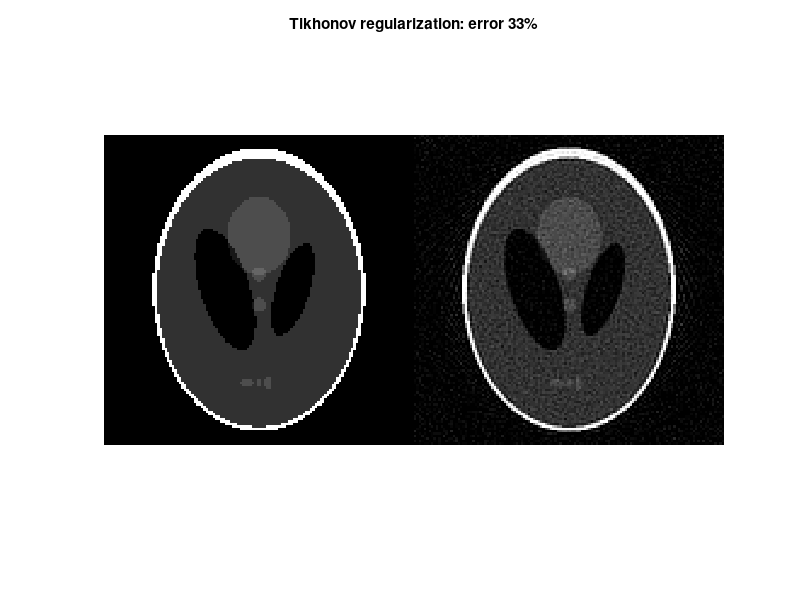
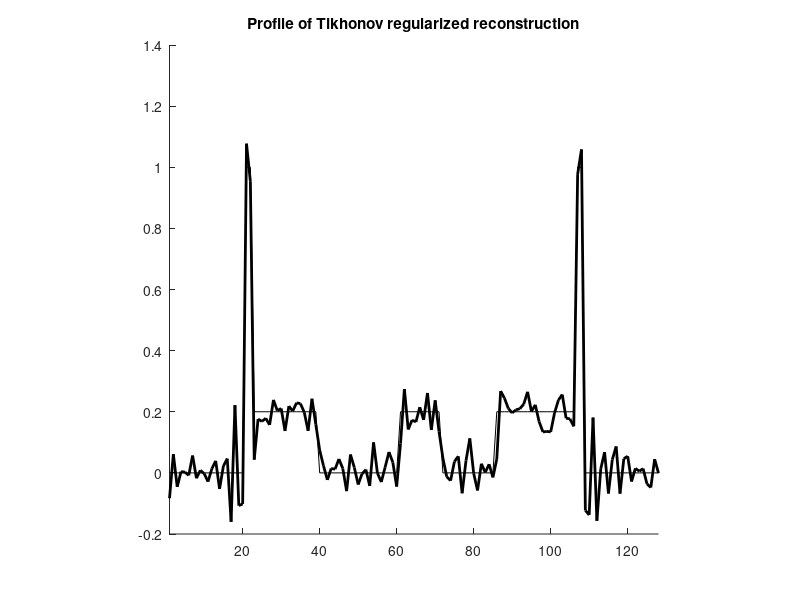

These figures' MATLAB source, in order:
% Plot the results of routine XRC_Tikhonov_comp.m
%
% Jennifer Mueller and Samuli Siltanen, October 2012

% Plot parameters
fsize     = 12;
thinline  = .5;
thickline = 2;

% Load reconstruction
load XRTikhonov recn alpha target

% Compute relative error
err_squ = norm(target(:)-recn(:))/norm(target(:));

% Plot reconstruction image
figure(1)
clf
imagesc([target,recn],[0,1])
colormap gray
axis equal
axis off
title(['Tikhonov regularization: error ', num2str(round(err_squ*100)), '%'])

% Plot profile of reconstruction
figure(2)
clf
plot(target(end/2,:),'k','linewidth',thinline)
hold on
plot(recn(end/2,:),'k','linewidth',thickline)
xlim([1 size(recn,1)])
axis square
box off
title('Profile of Tikhonov regularized reconstruction')






